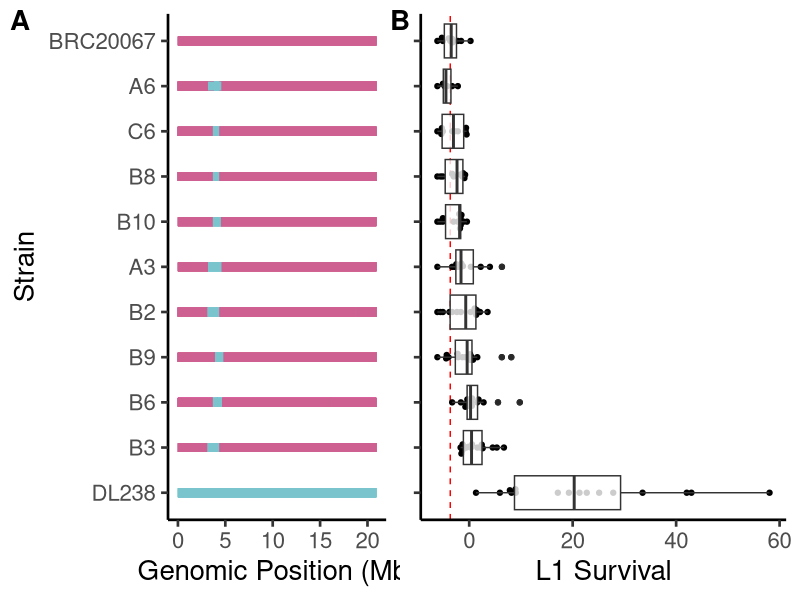
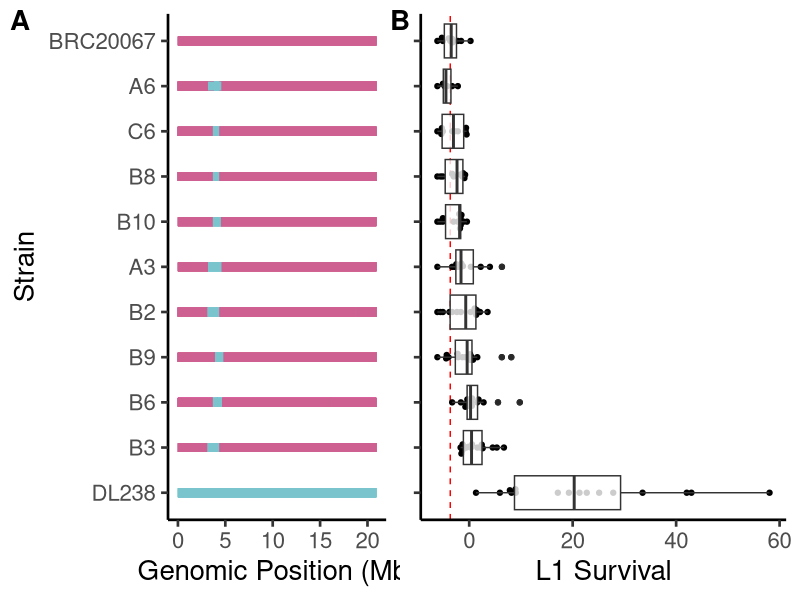
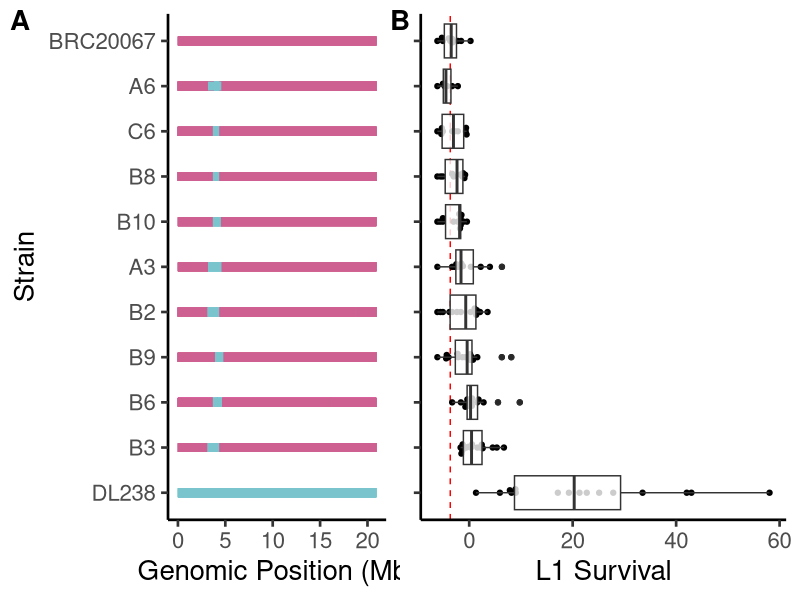

Here is the R script that generated these plots, in order:
library(tidyverse)

try(setwd(dirname(rstudioapi::getActiveDocumentContext()$path)))
setwd("..")


df1 <- readr::read_tsv("Data/201810_NILs/gt_hmm_fill.tsv") %>%
  dplyr::group_by(sample) %>%
  dplyr::filter(chrom != "MtDNA") %>%
  dplyr::mutate(gt = ifelse(gt == 1, "DL238", "BRC20067")) %>%
  dplyr::mutate(low_sites = ifelse(sites < 100, TRUE, FALSE)) %>%
  dplyr::mutate(nil_name = ifelse(grepl("_",sample), strsplit(sample,split = "_")[[1]][2], sample))

df2 <- readr::read_tsv("Data/NIL_genotypes/gt_hmm_fill.tsv") %>%
  dplyr::group_by(sample) %>%
  dplyr::filter(chrom != "MtDNA") %>%
  dplyr::mutate(gt = ifelse(gt == 1, "DL238", "BRC20067")) %>%
  dplyr::mutate(low_sites = ifelse(sites < 100, TRUE, FALSE)) %>%
  dplyr::mutate(nil_name = ifelse(grepl("_",sample), strsplit(sample,split = "_")[[1]][2], sample))%>%
  dplyr::bind_rows(.,df1)%>%
  dplyr::filter(chrom == "V")%>%
  dplyr::distinct(sample,start,end,.keep_all=T) %>%
  dplyr::mutate(nil_name1 = factor(nil_name, levels = c("DL238",
                                                        "B3", "B6", "B9","B2","A3","B10",
                                                        "B8","C6","A6","BRC20067"),
                                   labels = c("DL238",
                                              "B3", "B6", "B9","B2","A3","B10",
                                              "B8","C6","A6","BRC20067")))

# phenotypes

prop_pheno <- data.table::fread("Data/20180625_nil_phenotypes/20180625_nil_phenos.csv")%>%
  na.omit()
prop_pheno$strain <- gsub("-","_",prop_pheno$strain)
prop_pheno$day <- as.factor(prop_pheno$day)

prop_pheno_n4 <- prop_pheno %>%
  dplyr::filter(day!=4)

prop_pheno_n4$day_regressed <- residuals(glm(survival ~ day, data = prop_pheno_n4))

strain_order <- prop_pheno_n4 %>%
  dplyr::group_by(strain) %>%
  dplyr::mutate(m_p = mean(day_regressed))%>%
  dplyr::ungroup() %>%
  dplyr::arrange(desc(m_p)) %>%
  dplyr::distinct(strain)

tidy_pheno <- prop_pheno_n4 %>%
  dplyr::group_by(strain) %>%
  dplyr::mutate(m_p = mean(day_regressed))%>%
  dplyr::ungroup() %>%
  dplyr::filter(strain != "A6_R2") %>%
  dplyr::mutate(strain = gsub("_R1","",strain)) %>%
  dplyr::mutate(nil_name = factor(strain, levels = c("DL238",
                                                     "B3", "B6", "B9","B2","A3","B10",
                                                     "B8","C6","A6","BRC20067"),
                                  labels = c("DL238",
                                             "B3", "B6", "B9","B2","A3","B10",
                                             "B8","C6","A6","BRC20067"))) %>%
  dplyr::left_join(.,df2,by="nil_name") %>%
  dplyr::arrange(desc(m_p)) %>%
  dplyr::mutate(nil_name1 = factor(nil_name, levels = c("DL238",
                                                        "B3", "B6", "B9","B2","A3","B10",
                                                        "B8","C6","A6","BRC20067"),
                                   labels = c("DL238",
                                              "B3", "B6", "B9","B2","A3","B10",
                                              "B8","C6","A6","BRC20067")))

g_pt <- tidy_pheno %>%
  dplyr::filter(chrom =="V") %>%
  ggplot(.,  aes(x = start/1e6, xend = end/1e6, y = nil_name1, yend = nil_name1, color = gt)) +
  geom_segment( size = 3) +
  scale_color_manual(values = c("hotpink3", "cadetblue3")) +
  theme_classic(20) +
  theme(strip.background = element_blank(),
        legend.position = "None")+
  # xlim(c(3,5))+
  labs(x = "Genomic Position (Mb)", y = "Strain")

p_pt <- tidy_pheno %>%
  dplyr::distinct(nil_name1, day_regressed) %>%
  ggplot()+
  aes(x = nil_name1, y = day_regressed)+
  geom_hline(yintercept = -3.66, color = "red", linetype = 2)+
  ggbeeswarm::geom_beeswarm(cex = 0.7, priority = "density")+
  geom_boxplot(alpha = 0.8)+
  theme_classic(20)+
  coord_flip()+
  labs(y = "L1 Survival") +
  theme(axis.title.y = element_blank(),
        axis.text.y = element_blank())

cowplot::plot_grid(g_pt, 
                   p_pt,
                   
                   # align = "h", 
                   labels = "AUTO",
                   # rel_widths = c(.5,1),
                   label_x = c(0,-.05),
                   label_size = 20)

ggsave("Plots/NIL_pheno_geno_plot.pdf", height = 8, width = 12)
ggsave("Plots/NIL_pheno_geno_plot.png", height = 8, width = 12, dpi = 300)
